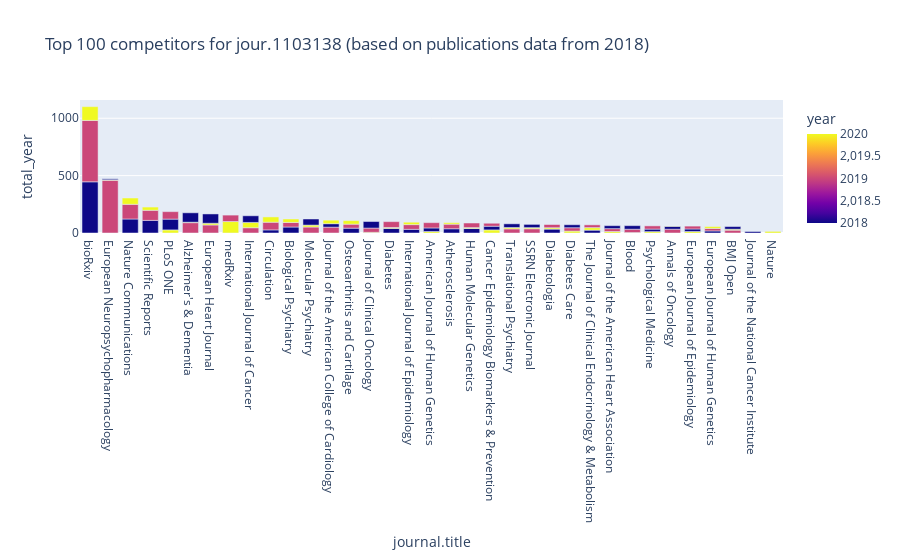

Here is the notebook cell this chart was saved with:
### Markdown cell above
## Visualizations

### Code cell
threshold = 100
temp = journals.sort_values("total", ascending=False)[:threshold]

px.bar(journals[:threshold], 
       x="journal.title", y="total_year", 
       color="year",
       hover_name="journal.title", 
       hover_data=['journal.id', 'journal.title', 'total' ], 
       title=f"Top {threshold} competitors for {journal_id} (based on publications data from {start_year})")

### Figure 1 — Plotly figure (JSON) as saved in the notebook; plotly's stock layout.template omitted (floating-point values rounded to 4 significant figures; data arrays with more than 128 entries replaced by an {"elided": "..."} marker saying what was removed)
{"data": [{"alignmentgroup": "True", "customdata": {"elided": "100x3 mixed values"}, "hovertemplate": "<b>%{hovertext}</b><br><br>journal.title=%{customdata[1]}<br>total_year=%{y}<br>journal.id=%{customdata[0]}<br>total=%{customdata[2]}<br>year=%{marker.color}<extra></extra>", "hovertext": ["bioRxiv", "bioRxiv", "bioRxiv", "European Neuropsychopharmacology", "European Neuropsychopharmacology", "European Neuropsychopharmacology", "Nature Communications", "Nature Communications", "Nature Communications", "Scientific Reports", "Scientific Reports", "Scientific Reports", "PLoS ONE", "PLoS ONE", "PLoS ONE", "Alzheimer's & Dementia", "Alzheimer's & Dementia", "Alzheimer's & Dementia", "European Heart Journal", "European Heart Journal", "European Heart Journal", "medRxiv", "medRxiv", "International Journal of Cancer", "International Journal of Cancer", "International Journal of Cancer", "Circulation", "Circulation", "Circulation", "Biological Psychiatry", "Biological Psychiatry", "Molecular Psychiatry", "Biological Psychiatry", "Molecular Psychiatry", "Molecular Psychiatry", "Journal of the American College of Cardiology", "Journal of the American College of Cardiology", "Journal of the American College of Cardiology", "Osteoarthritis and Cartilage", "Osteoarthritis and Cartilage", "Osteoarthritis and Cartilage", "Journal of Clinical Oncology", "Journal of Clinical Oncology", "Journal of Clinical Oncology", "Diabetes", "Diabetes", "Diabetes", "International Journal of Epidemiology", "International Journal of Epidemiology", "International Journal of Epidemiology", "American Journal of Human Genetics", "Atherosclerosis", "American Journal of Human Genetics", "American Journal of Human Genetics", "Atherosclerosis", "Atherosclerosis", "Human Molecular Genetics", "Human Molecular Genetics", "Human Molecular Genetics", "Cancer Epidemiology Biomarkers & Prevention", "Cancer Epidemiology Biomarkers & Prevention", "Cancer Epidemiology Biomarkers & Prevention", "Translational Psychiatry", "Translational Psychiatry", "Translational Psychiatry", "SSRN Electronic Journal", "SSRN Electronic Journal", "SSRN Electronic Journal", "Diabetologia", "Diabetologia", "Diabetologia", "Diabetes Care", "Diabetes Care", "Diabetes Care", "The Journal of Clinical Endocrinology & Metabolism", "The Journal of Clinical Endocrinology & Metabolism", "The Journal of Clinical Endocrinology & Metabolism", "Journal of the American Heart Association", "Blood", "Journal of the American Heart Association", "Blood", "Journal of the American Heart Association", "Blood", "Psychological Medicine", "Psychological Medicine", "Psychological Medicine", "Annals of Oncology", "Annals of Oncology", "Annals of Oncology", "European Journal of Epidemiology", "European Journal of Epidemiology", "European Journal of Epidemiology", "European Journal of Human Genetics", "BMJ Open", "European Journal of Human Genetics", "BMJ Open", "European Journal of Human Genetics", "BMJ Open", "Journal of the National Cancer Institute", "Nature"], "legendgroup": "", "marker": {"color": [2018, 2019, 2020, 2019, 2020, 2018, 2018, 2019, 2020, 2018, 2019, 2020, 2020, 2018, 2019, 2019, 2020, 2018, 2019, 2020, 2018, 2020, 2019, 2019, 2020, 2018, 2018, 2019, 2020, 2018, 2019, 2019, 2020, 2020, 2018, 2019, 2018, 2020, 2018, 2019, 2020, 2020, 2019, 2018, 2018, 2020, 2019, 2018, 2019, 2020, 2020, 2018, 2018, 2019, 2019, 2020, 2018, 2020, 2019, 2020, 2018, 2019, 2019, 2020, 2018, 2019, 2020, 2018, 2018, 2020, 2019, 2020, 2019, 2018, 2018, 2020, 2019, 2020, 2020, 2019, 2019, 2018, 2018, 2020, 2018, 2019, 2019, 2018, 2020, 2020, 2018, 2019, 2018, 2019, 2019, 2020, 2020, 2018, 2018, 2020], "coloraxis": "coloraxis"}, "name": "", "offsetgroup": "", "orientation": "v", "showlegend": false, "textposition": "auto", "type": "bar", "x": ["bioRxiv", "bioRxiv", "bioRxiv", "European Neuropsychopharmacology", "European Neuropsychopharmacology", "European Neuropsychopharmacology", "Nature Communications", "Nature Communications", "Nature Communications", "Scientific Reports", "Scientific Reports", "Scientific Reports", "PLoS ONE", "PLoS ONE", "PLoS ONE", "Alzheimer's & Dementia", "Alzheimer's & Dementia", "Alzheimer's & Dementia", "European Heart Journal", "European Heart Journal", "European Heart Journal", "medRxiv", "medRxiv", "International Journal of Cancer", "International Journal of Cancer", "International Journal of Cancer", "Circulation", "Circulation", "Circulation", "Biological Psychiatry", "Biological Psychiatry", "Molecular Psychiatry", "Biological Psychiatry", "Molecular Psychiatry", "Molecular Psychiatry", "Journal of the American College of Cardiology", "Journal of the American College of Cardiology", "Journal of the American College of Cardiology", "Osteoarthritis and Cartilage", "Osteoarthritis and Cartilage", "Osteoarthritis and Cartilage", "Journal of Clinical Oncology", "Journal of Clinical Oncology", "Journal of Clinical Oncology", "Diabetes", "Diabetes", "Diabetes", "International Journal of Epidemiology", "International Journal of Epidemiology", "International Journal of Epidemiology", "American Journal of Human Genetics", "Atherosclerosis", "American Journal of Human Genetics", "American Journal of Human Genetics", "Atherosclerosis", "Atherosclerosis", "Human Molecular Genetics", "Human Molecular Genetics", "Human Molecular Genetics", "Cancer Epidemiology Biomarkers & Prevention", "Cancer Epidemiology Biomarkers & Prevention", "Cancer Epidemiology Biomarkers & Prevention", "Translational Psychiatry", "Translational Psychiatry", "Translational Psychiatry", "SSRN Electronic Journal", "SSRN Electronic Journal", "SSRN Electronic Journal", "Diabetologia", "Diabetologia", "Diabetologia", "Diabetes Care", "Diabetes Care", "Diabetes Care", "The Journal of Clinical Endocrinology & Metabolism", "The Journal of Clinical Endocrinology & Metabolism", "The Journal of Clinical Endocrinology & Metabolism", "Journal of the American Heart Association", "Blood", "Journal of the American Heart Association", "Blood", "Journal of the American Heart Association", "Blood", "Psychological Medicine", "Psychological Medicine", "Psychological Medicine", "Annals of Oncology", "Annals of Oncology", "Annals of Oncology", "European Journal of Epidemiology", "European Journal of Epidemiology", "European Journal of Epidemiology", "European Journal of Human Genetics", "BMJ Open", "European Journal of Human Genetics", "BMJ Open", "European Journal of Human Genetics", "BMJ Open", "Journal of the National Cancer Institute", "Nature"], "xaxis": "x", "y": [446, 535, 120, 460, 4, 8, 122, 128, 55, 110, 88, 28, 27, 94, 65, 90, 4, 82, 70, 15, 81, 100, 56, 46, 46, 58, 27, 67, 46, 52, 40, 52, 30, 17, 53, 51, 30, 31, 42, 35, 31, 6, 37, 57, 40, 8, 51, 32, 41, 21, 13, 37, 31, 46, 40, 13, 39, 8, 40, 27, 32, 26, 36, 12, 32, 37, 10, 28, 34, 12, 28, 17, 29, 26, 25, 22, 24, 13, 4, 25, 29, 26, 31, 12, 22, 28, 33, 26, 2, 13, 22, 25, 18, 25, 22, 8, 16, 23, 13, 14], "yaxis": "y"}], "layout": {"autosize": true, "barmode": "relative", "coloraxis": {"colorbar": {"title": {"text": "year"}}, "colorscale": [[0, "#0d0887"], [0.1111, "#46039f"], [0.2222, "#7201a8"], [0.3333, "#9c179e"], [0.4444, "#bd3786"], [0.5556, "#d8576b"], [0.6667, "#ed7953"], [0.7778, "#fb9f3a"], [0.8889, "#fdca26"], [1, "#f0f921"]]}, "legend": {"tracegroupgap": 0}, "title": {"text": "Top 100 competitors for jour.1103138 (based on publications data from 2018)"}, "xaxis": {"anchor": "y", "autorange": true, "domain": [0, 1], "range": [-0.5, 34.5], "title": {"text": "journal.title"}, "type": "category"}, "yaxis": {"anchor": "x", "autorange": true, "domain": [0, 1], "range": [0, 1159.0], "title": {"text": "total_year"}, "type": "linear"}}}
